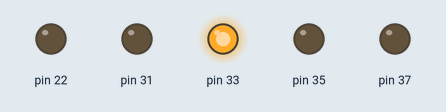
A program run on a simulated Raspberry Pi (header pin numbers). Shown: output pins drawn as LEDs (lit = HIGH).

Above: at 0.1 s.
At 11.6 s:
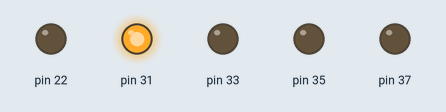
At 20.1 s:
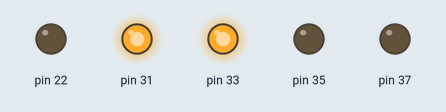
At 24.6 s:
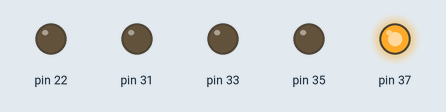
At 30.1 s:
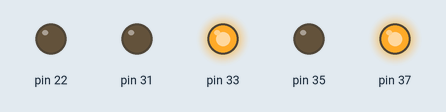
At 39.75 s:
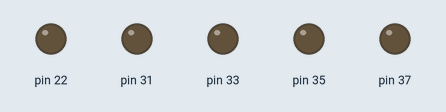
Timing chart, 0 to 40.0 s (numbered marks = the images above):
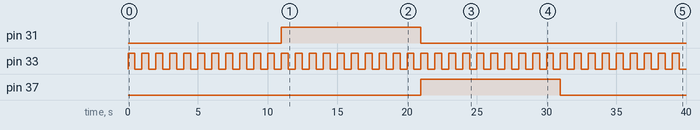

Measured:
- by itself, pin 31: LOW → HIGH at 11.0 s, → LOW 10.0 s later
- by itself, pin 33: alternates HIGH for 0.50 s and LOW for 0.50 s
- by itself, pin 37: LOW → HIGH at 21.0 s, → LOW 10.0 s later

The program:

led.py
```python
# -*- coding: utf-8 -*-
import RPi.GPIO as GPIO
import time
# BOARD编号方式，基于插座引脚编号
GPIO.setwarnings(False)
GPIO.setmode(GPIO.BOARD)
# 输出模式
GPIO.setup(35, GPIO.OUT)
GPIO.setup(37, GPIO.OUT)
GPIO.setup(31, GPIO.OUT)
GPIO.setup(33, GPIO.OUT)
GPIO.setup(22, GPIO.OUT)
GPIO.output(33, GPIO.HIGH)
GPIO.output(31, GPIO.LOW)
GPIO.output(37, GPIO.LOW)
GPIO.output(35, GPIO.LOW)
i=0
while True:
	GPIO.output(33, GPIO.HIGH)
	time.sleep(0.5)
	GPIO.output(33, GPIO.LOW)
	time.sleep(0.5)
	if i==30:
		i=0
	if (i>=0 and i<10):
		GPIO.output(31, GPIO.LOW)
		GPIO.output(37, GPIO.LOW)
		GPIO.output(35, GPIO.LOW)
	elif (i>=10 and i<20):
		GPIO.output(31, GPIO.HIGH)
                GPIO.output(37, GPIO.LOW)
                GPIO.output(35, GPIO.LOW)
	elif (i>=20 and i<30):
		GPIO.output(31, GPIO.LOW)
		GPIO.output(37, GPIO.HIGH)
                GPIO.output(35, GPIO.LOW)
	elif (i>=30 and i<40):
		GPIO.output(31, GPIO.LOW)
                GPIO.output(37, GPIO.LOW)
                GPIO.output(35, GPIO.HIGH)
	i += 1
```
